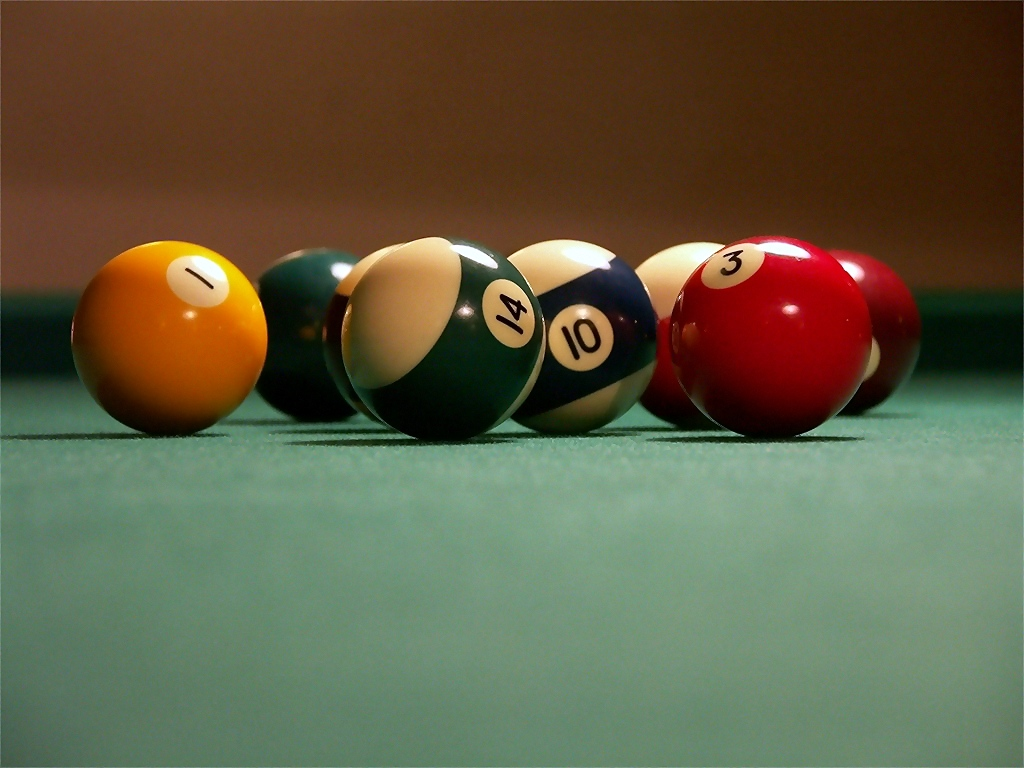
#> input picture Billiard.jpg, 1024 x 768 px
$ jupyter execute '2. 이미지 다루기.ipynb'
#> lines starting #> are read from the running program, lines starting #| are printed output that depends on the picture
# load image

[cell 1]
import cv2

img_color = cv2.imread("Billiard.jpg", cv2.IMREAD_COLOR)
#> img_color is the input picture: shape (768, 1024, 3); mean B, G, R 67.1, 92.6, 96.3

# cv2.IMREAD_COLOR : 투명도 제외 컬러로 읽음
# cv2.IMREAD_GRAYSCALE : 그레이스케일로 읽음
# cv2.IMREAD_UNCHANGED : 투명도 포함 컬러로 읽음

cv2.namedWindow("Show Image") #윈도우에 컬러이미지를 보이게 함, 첫번째 argument가 식별자
cv2.imshow("Show Image", img_color) #지정한 윈도우에 이미지 출력, 네임윈도우 없이 사용해도 윈도우가 자동생성됨, argu : 윈도우 식별자, 윈도우에 보여줄 변수

cv2.waitKey(0) # argu : 시간(second)만큼 키보드 입력 대기, 0 : 무한대기 - 윈도우를 키보드 입력이 있을 때 까지 화면에 띄워둠
cv2.destroyAllWindows() # 프로그램 종료전 윈도우 자원 해제? - 프로세스 메모리 날린다는 뜻?

# convert to grayscale

[cell 2]
import cv2

img_color = cv2.imread("Billiard.jpg", cv2.IMREAD_COLOR)

# cv2.IMREAD_COLOR : 투명도 제외 컬러로 읽음
# cv2.IMREAD_GRAYSCALE : 그레이스케일로 읽음
# cv2.IMREAD_UNCHANGED : 투명도 포함 컬러로 읽음

cv2.namedWindow("Show Image") #윈도우에 컬러이미지를 보이게 함, 첫번째 argument가 식별자
cv2.imshow("Show Image", img_color) #지정한 윈도우에 이미지 출력, 네임윈도우 없이 사용해도 윈도우가 자동생성됨, argu : 윈도우 식별자, 윈도우에 보여줄 변수

cv2.waitKey(0) # argu : 시간(second)만큼 키보드 입력 대기, 0 : 무한대기 - 윈도우를 키보드 입력이 있을 때 까지 화면에 띄워둠

img_gray = cv2.cvtColor(img_color, cv2.COLOR_BGR2GRAY) # 이미지 색 변환(변환 대상 이미지, 변환 할 색 공간)
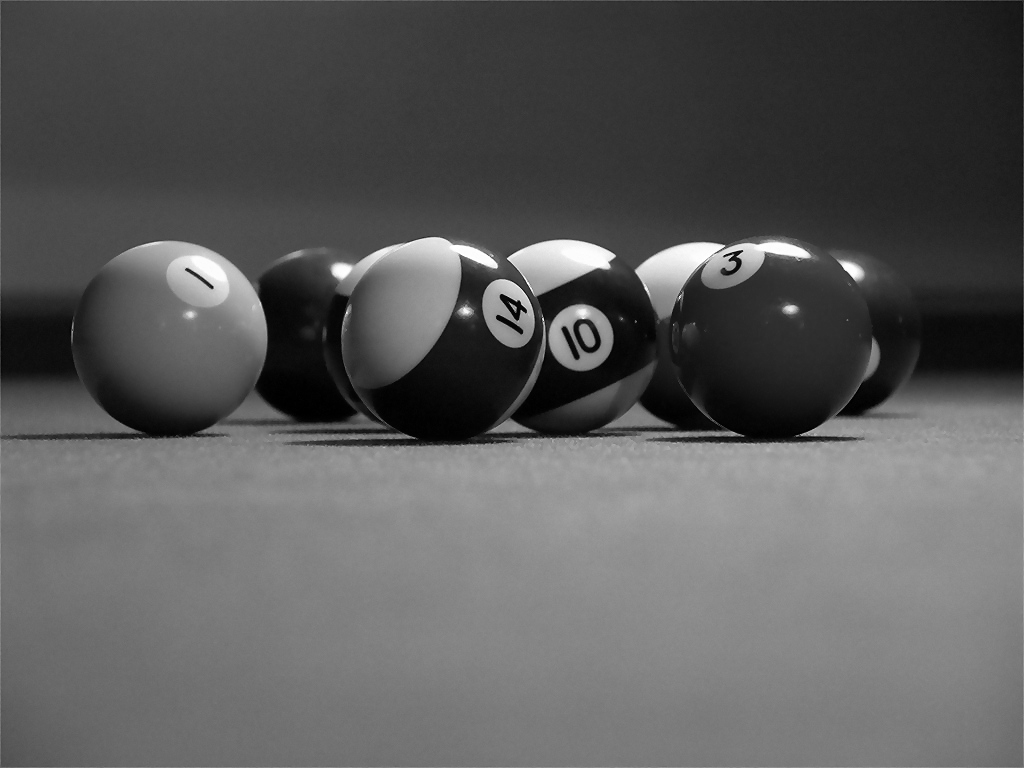
#> img_gray: shape (768, 1024); min 0, max 255, mean 90.8

# cv2.namedWindow("Show Image")
cv2.imshow("Show Gray Image", img_gray)  #윈도우 이름을 다르게 주면 다른 윈도우 출력, 같게 주면 내용이 바뀜
cv2.waitKey(0)


cv2.imwrite("savedimage.jpg", img_gray) # 저장할 파일 명, 저장할 변수

cv2.destroyAllWindows() # 프로그램 종료전 윈도우 자원 해제? - 프로세스 메모리 날린다는 뜻?
